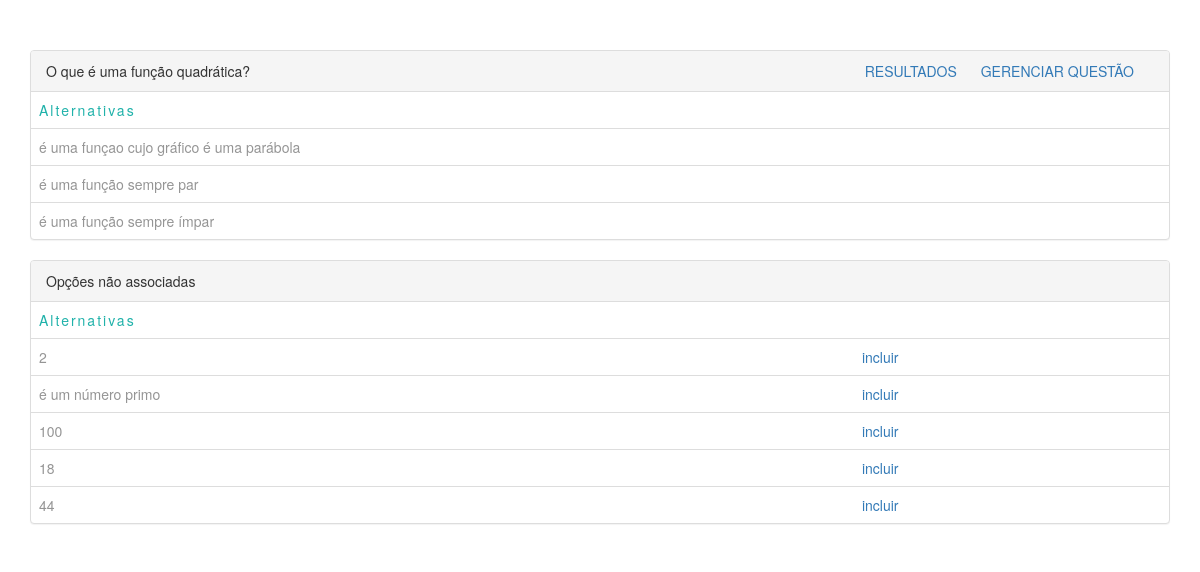
Screenshot of /question/1 with the database file from the repository.
### pools/models.py (models this page shows, shortened)
class Question(models.Model):
    question_text=models.CharField(max_length=255)
    closed=models.BooleanField(default=False)
    pub_date=models.DateField(max_length=50)

class Choice(models.Model):
    question = models.ForeignKey(Question,
                                 on_delete=models.CASCADE,null=True)
    choice_text = models.CharField(max_length=255)
    votes = models.IntegerField(default=0)

### pools/views.py (the view)
# urls.py: url(r'^question/(?P<pk>\d+)$',views.exibir, name='questaodet'),
def exibir(request,pk):
    questao=Question.objects.get(id=pk)
    choic = Choice.objects.filter(question=questao)
    choic_nulls = Choice.objects.filter(question=None)
    return render(request,'question.html',{'questao':questao,
                                           'choice':choic,
                                           'choice_nulls':choic_nulls})

### pools/templates/question.html (shortened to what this page needs)
	{% extends 'base.html' %}
	{%block body %}
<div class="panel panel-default">
  <div class="panel-heading">{{questao.question_text}}<span class="opcoes_conteiner">
  	{% if questao.closed %}
  	<span class="opcoes"></span>
  	{% else %}
  	<span class="opcoes"><a href="{% url 'results' pk=questao.pk %}">RESULTADOS</a></span>
  	{% endif %}
  	<span class="opcoes"><a href="{% url 'manage' pk=questao.pk %}">GERENCIAR QUESTÃO</a></span>
  </span></div>
  <table class="table">
	<tr>
    	<td><span class="alternativas">Alternativas</span></td>
    </tr>
	{%for list in choice %}
	<tr>
    	<td>{{list.choice_text}}</td>
    </tr>
	{% endfor %}
</table>
</div>
<div class="panel panel-default">
  <div class="panel-heading">Opções não associadas</div>
  <table class="table">
	<tr>
    	<td><span class="alternativas">Alternativas</span></td>
    </tr>
	{%for list in choice_nulls %}
	<tr>
    	<td>{{list.choice_text}}</td>
    	<td><a href="{% url 'incluir' pk=questao.pk pkc=list.pk%}">incluir</a></td>
    </tr>
	{% endfor %}
</table>
</div>
{% endblock %}

### pools/static/css/custom.css (style rules this page uses)
body { padding-top: 50px; color: #959595; }
.opcoes_conteiner { float:right; }
.opcoes { margin-right:20px; }
.alternativas { color:#20B2AA; letter-spacing: 2px; }

### rows the page displays
Question: question_text "O que é uma função quadrática?"
Choice: choice_text "é uma funçao cujo gráfico é uma parábola"
Choice: choice_text "é uma função sempre par"
Choice: choice_text "é uma função sempre ímpar"
Choice: choice_text "2"
Choice: choice_text "é um número primo"
Choice: choice_text "100"
Choice: choice_text "18"
Choice: choice_text "44"
